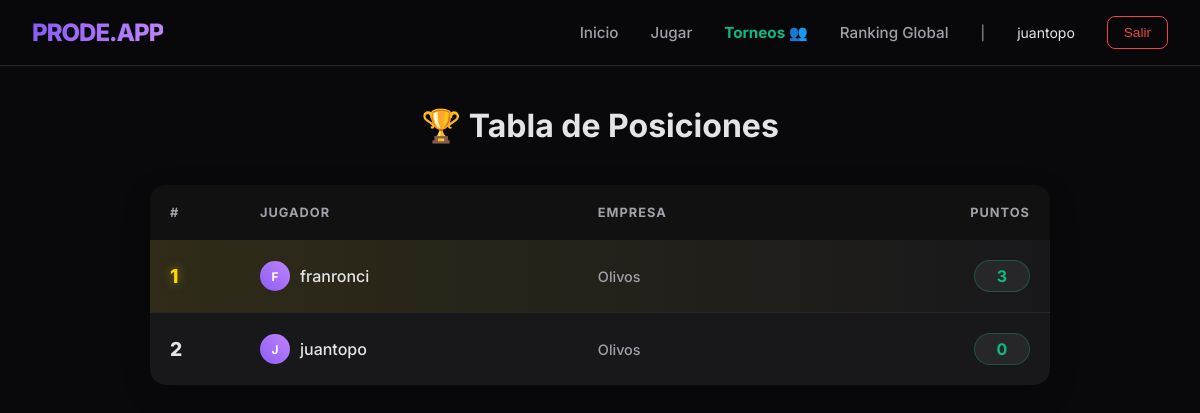
The page /ranking/ (signed in) on the database its author committed.
### core/models.py (models this page shows, shortened)
class PerfilEmpleado(models.Model):
    usuario = models.OneToOneField(User, on_delete=models.CASCADE)
    empresa = models.ForeignKey(Empresa, on_delete=models.CASCADE)
    puntos_totales = models.IntegerField(default=0)

class Empresa(models.Model):
    nombre = models.CharField(max_length=100)
    codigo_acceso = models.CharField(max_length=50, unique=True)

### core/views.py (the view)
# urls.py: path('ranking/', views.ranking, name='ranking'),
def ranking(request):
    perfiles = PerfilEmpleado.objects.all().order_by('-puntos_totales')
    return render(request, 'ranking.html', {'perfiles': perfiles})

### templates/ranking.html (shortened to what this page needs)
{% extends 'base.html' %}
{% block content %}
    <h1 style="text-align: center; margin-bottom: 40px;">🏆 Tabla de Posiciones</h1>
    <table class="ranking-table">
        <thead>
            <tr>
                <th width="10%">#</th>
                <th>Jugador</th>
                <th>Empresa</th>
                <th style="text-align: right;">Puntos</th>
            </tr>
        </thead>
        <tbody>
            {% for perfil in perfiles %}
            <tr class="{% if forloop.counter == 1 %}rank-1{% endif %}">
                <td class="pos-number" style="font-weight: 800; font-size: 1.2rem;">
                    {{ forloop.counter }}
                </td>
                <td>
                    <div style="display: flex; align-items: center; gap: 10px;">
                        <div style="width: 30px; height: 30px; background: linear-gradient(45deg, var(--primary), #c084fc); border-radius: 50%; display: flex; align-items: center; justify-content: center; font-size: 12px; font-weight: bold; color: white;">
                            {{ perfil.usuario.username|slice:":1"|upper }}
                        </div>
                        {{ perfil.usuario.username }}
                    </div>
                </td>
                <td style="color: var(--text-muted); font-size: 0.9rem;">
                    {{ perfil.empresa.nombre|default:"-" }}
                </td>
                <td style="text-align: right;">
                    <span class="points-bubble">{{ perfil.puntos_totales }}</span>
                </td>
            </tr>
            {% empty %}
            <tr>
                <td colspan="4" style="text-align: center; padding: 40px; color: var(--text-muted);">
                    Aún no hay datos para mostrar.
                </td>
            </tr>
            {% endfor %}
        </tbody>
    </table>
{% endblock %}

### templates/base.html (shortened to what this page needs)
<!DOCTYPE html>
<html lang="es">
<head>
</head>
<body>
    <nav class="navbar">
        <a href="{% url 'home' %}" class="logo">PRODE.APP</a>
        <div class="nav-links">
            <a href="{% url 'home' %}" class="nav-item">Inicio</a>
            <a href="{% url 'prode' %}" class="nav-item">Jugar</a>
            <a href="{% url 'mis_torneos' %}" class="nav-item" style="color: var(--accent); font-weight: 700;">Torneos 👥</a>
            <a href="{% url 'ranking' %}" class="nav-item">Ranking Global</a>
            {% if user.is_authenticated %}
                <span style="font-size: 14px; color: var(--text-muted);">|</span>
                <span style="font-size: 14px;">{{ user.username }}</span>
                <form action="{% url 'logout' %}" method="post" style="display:inline;">
                    <button type="submit" class="btn-logout">Salir</button>
                </form>
            {% else %}
                <a href="{% url 'login' %}" class="btn-login">Ingresar</a>
            {% endif %}
        </div>
    </nav>
    <div class="container fade-in">
        {% block content %}
        {% endblock %}
    </div>
</body>
</html>

### templates/base.html (style rules this page uses)
:root { --bg-color: #09090b; --card-bg: #18181b; --card-border: #27272a; --text-main: #e4e4e7; --text-muted: #a1a1aa; --primary: #8b5cf6; --primary-glow: rgba(139, 92, 246, 0.4); --accent: #10b981; --accent-glow: rgba(16, 185, 129, 0.4); --danger: #ef4444; --radius: 16px; --transition: all 0.3s cubic-bezier(0.4, 0, 0.2, 1); }
body { font-family: 'Inter', sans-serif; background-color: var(--bg-color); color: var(--text-main); margin: 0; padding: 0; min-height: 100vh; overflow-x: hidden; }
a { text-decoration: none; color: inherit; transition: var(--transition); }
.fade-in { animation: fadeIn 0.6s ease-out forwards; }
.navbar { background: rgba(9, 9, 11, 0.85); backdrop-filter: blur(12px); border-bottom: 1px solid var(--card-border); padding: 1rem 2rem; display: flex; justify-content: space-between; align-items: center; position: sticky; top: 0; z-index: 100; }
.logo { font-weight: 800; font-size: 1.5rem; letter-spacing: -1px; background: linear-gradient(to right, var(--primary), #c084fc); background-clip: text; -webkit-background-clip: text; color: transparent; }
.nav-links { display: flex; gap: 2rem; align-items: center; }
.nav-item { font-size: 0.95rem; font-weight: 500; color: var(--text-muted); position: relative; }
.nav-item::after { content: ''; position: absolute; width: 0; height: 2px; bottom: -4px; left: 0; background-color: var(--primary); transition: var(--transition); }
.btn-logout { background: transparent; border: 1px solid var(--danger); color: var(--danger); padding: 0.5rem 1rem; border-radius: 8px; cursor: pointer; font-size: 0.85rem; transition: var(--transition); }
.container { max-width: 900px; margin: 40px auto; padding: 0 20px; }

### templates/ranking.html (style rules this page uses)
.ranking-table { width: 100%; border-collapse: collapse; background-color: var(--card-bg); border-radius: 16px; overflow: hidden; box-shadow: 0 10px 30px rgba(0,0,0,0.2); }
.ranking-table th { background-color: #111; color: var(--text-muted); text-transform: uppercase; font-size: 0.8rem; letter-spacing: 1px; padding: 20px; text-align: left; }
.ranking-table td { padding: 20px; border-bottom: 1px solid var(--card-border); color: var(--text-main); font-weight: 500; }
.ranking-table tr:last-child td { border-bottom: none; }
.rank-1 { background: linear-gradient(90deg, rgba(255, 215, 0, 0.1), transparent); }
.rank-1 .pos-number { color: #ffd700; text-shadow: 0 0 10px rgba(255, 215, 0, 0.5); }
.points-bubble { background-color: #27272a; color: var(--accent); padding: 5px 12px; border-radius: 50px; font-weight: bold; display: inline-block; min-width: 30px; text-align: center; border: 1px solid rgba(16, 185, 129, 0.3); }

### rows shown on the page
PerfilEmpleado: usuario.username "F", usuario.username "franronci", empresa.nombre "Olivos", puntos_totales "3"
PerfilEmpleado: usuario.username "J", usuario.username "juantopo", empresa.nombre "Olivos", puntos_totales "0"

### other values the page prints
{{ user.username }} "juantopo"
